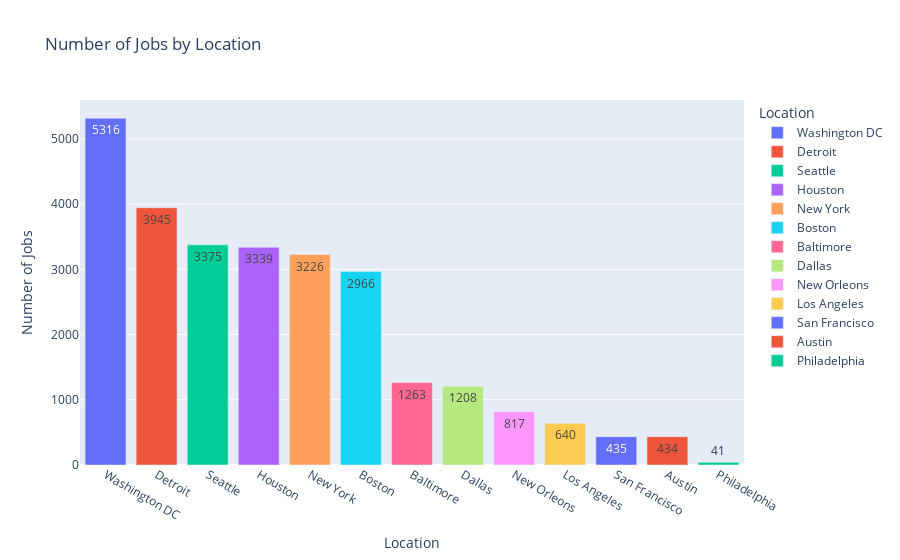

The code cell stored with this chart in its notebook:
### Code cell
fig = px.bar(df_loc.sort_values(by='Number_of_Jobs', ascending=False), x='Location', y='Number_of_Jobs', color='Location', text='Number_of_Jobs', title='Number of Jobs by Location')
fig.update_yaxes(title= 'Number of Jobs')
fig.show()

### Figure 1 — Plotly figure (JSON) as saved in the notebook; plotly's stock layout.template omitted (floating-point values rounded to 4 significant figures)
{"data": [{"alignmentgroup": "True", "hovertemplate": "Location=%{x}<br>Number_of_Jobs=%{text}<extra></extra>", "legendgroup": "Washington DC", "marker": {"color": "#636efa", "pattern": {"shape": ""}}, "name": "Washington DC", "offsetgroup": "Washington DC", "orientation": "v", "showlegend": true, "text": [5316], "textposition": "auto", "type": "bar", "x": ["Washington DC"], "xaxis": "x", "y": [5316], "yaxis": "y"}, {"alignmentgroup": "True", "hovertemplate": "Location=%{x}<br>Number_of_Jobs=%{text}<extra></extra>", "legendgroup": "Detroit", "marker": {"color": "#EF553B", "pattern": {"shape": ""}}, "name": "Detroit", "offsetgroup": "Detroit", "orientation": "v", "showlegend": true, "text": [3945], "textposition": "auto", "type": "bar", "x": ["Detroit"], "xaxis": "x", "y": [3945], "yaxis": "y"}, {"alignmentgroup": "True", "hovertemplate": "Location=%{x}<br>Number_of_Jobs=%{text}<extra></extra>", "legendgroup": "Seattle", "marker": {"color": "#00cc96", "pattern": {"shape": ""}}, "name": "Seattle", "offsetgroup": "Seattle", "orientation": "v", "showlegend": true, "text": [3375], "textposition": "auto", "type": "bar", "x": ["Seattle"], "xaxis": "x", "y": [3375], "yaxis": "y"}, {"alignmentgroup": "True", "hovertemplate": "Location=%{x}<br>Number_of_Jobs=%{text}<extra></extra>", "legendgroup": "Houston", "marker": {"color": "#ab63fa", "pattern": {"shape": ""}}, "name": "Houston", "offsetgroup": "Houston", "orientation": "v", "showlegend": true, "text": [3339], "textposition": "auto", "type": "bar", "x": ["Houston"], "xaxis": "x", "y": [3339], "yaxis": "y"}, {"alignmentgroup": "True", "hovertemplate": "Location=%{x}<br>Number_of_Jobs=%{text}<extra></extra>", "legendgroup": "New York", "marker": {"color": "#FFA15A", "pattern": {"shape": ""}}, "name": "New York", "offsetgroup": "New York", "orientation": "v", "showlegend": true, "text": [3226], "textposition": "auto", "type": "bar", "x": ["New York"], "xaxis": "x", "y": [3226], "yaxis": "y"}, {"alignmentgroup": "True", "hovertemplate": "Location=%{x}<br>Number_of_Jobs=%{text}<extra></extra>", "legendgroup": "Boston", "marker": {"color": "#19d3f3", "pattern": {"shape": ""}}, "name": "Boston", "offsetgroup": "Boston", "orientation": "v", "showlegend": true, "text": [2966], "textposition": "auto", "type": "bar", "x": ["Boston"], "xaxis": "x", "y": [2966], "yaxis": "y"}, {"alignmentgroup": "True", "hovertemplate": "Location=%{x}<br>Number_of_Jobs=%{text}<extra></extra>", "legendgroup": "Baltimore", "marker": {"color": "#FF6692", "pattern": {"shape": ""}}, "name": "Baltimore", "offsetgroup": "Baltimore", "orientation": "v", "showlegend": true, "text": [1263], "textposition": "auto", "type": "bar", "x": ["Baltimore"], "xaxis": "x", "y": [1263], "yaxis": "y"}, {"alignmentgroup": "True", "hovertemplate": "Location=%{x}<br>Number_of_Jobs=%{text}<extra></extra>", "legendgroup": "Dallas", "marker": {"color": "#B6E880", "pattern": {"shape": ""}}, "name": "Dallas", "offsetgroup": "Dallas", "orientation": "v", "showlegend": true, "text": [1208], "textposition": "auto", "type": "bar", "x": ["Dallas"], "xaxis": "x", "y": [1208], "yaxis": "y"}, {"alignmentgroup": "True", "hovertemplate": "Location=%{x}<br>Number_of_Jobs=%{text}<extra></extra>", "legendgroup": "New Orleons", "marker": {"color": "#FF97FF", "pattern": {"shape": ""}}, "name": "New Orleons", "offsetgroup": "New Orleons", "orientation": "v", "showlegend": true, "text": [817], "textposition": "auto", "type": "bar", "x": ["New Orleons"], "xaxis": "x", "y": [817], "yaxis": "y"}, {"alignmentgroup": "True", "hovertemplate": "Location=%{x}<br>Number_of_Jobs=%{text}<extra></extra>", "legendgroup": "Los Angeles", "marker": {"color": "#FECB52", "pattern": {"shape": ""}}, "name": "Los Angeles", "offsetgroup": "Los Angeles", "orientation": "v", "showlegend": true, "text": [640], "textposition": "auto", "type": "bar", "x": ["Los Angeles"], "xaxis": "x", "y": [640], "yaxis": "y"}, {"alignmentgroup": "True", "hovertemplate": "Location=%{x}<br>Number_of_Jobs=%{text}<extra></extra>", "legendgroup": "San Francisco", "marker": {"color": "#636efa", "pattern": {"shape": ""}}, "name": "San Francisco", "offsetgroup": "San Francisco", "orientation": "v", "showlegend": true, "text": [435], "textposition": "auto", "type": "bar", "x": ["San Francisco"], "xaxis": "x", "y": [435], "yaxis": "y"}, {"alignmentgroup": "True", "hovertemplate": "Location=%{x}<br>Number_of_Jobs=%{text}<extra></extra>", "legendgroup": "Austin", "marker": {"color": "#EF553B", "pattern": {"shape": ""}}, "name": "Austin", "offsetgroup": "Austin", "orientation": "v", "showlegend": true, "text": [434], "textposition": "auto", "type": "bar", "x": ["Austin"], "xaxis": "x", "y": [434], "yaxis": "y"}, {"alignmentgroup": "True", "hovertemplate": "Location=%{x}<br>Number_of_Jobs=%{text}<extra></extra>", "legendgroup": "Philadelphia", "marker": {"color": "#00cc96", "pattern": {"shape": ""}}, "name": "Philadelphia", "offsetgroup": "Philadelphia", "orientation": "v", "showlegend": true, "text": [41], "textposition": "auto", "type": "bar", "x": ["Philadelphia"], "xaxis": "x", "y": [41], "yaxis": "y"}], "layout": {"autosize": true, "barmode": "relative", "legend": {"title": {"text": "Location"}, "tracegroupgap": 0}, "title": {"text": "Number of Jobs by Location"}, "xaxis": {"anchor": "y", "autorange": true, "categoryarray": ["Washington DC", "Detroit", "Seattle", "Houston", "New York", "Boston", "Baltimore", "Dallas", "New Orleons", "Los Angeles", "San Francisco", "Austin", "Philadelphia"], "categoryorder": "array", "domain": [0, 1], "range": [-0.5, 12.5], "title": {"text": "Location"}, "type": "category"}, "yaxis": {"anchor": "x", "autorange": true, "domain": [0, 1], "range": [0, 5596.0], "title": {"text": "Number of Jobs"}, "type": "linear"}}}
